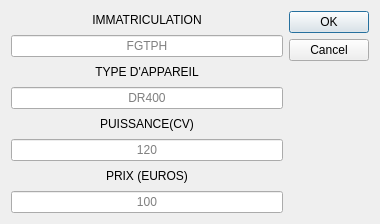
<?xml version="1.0" encoding="UTF-8"?>
<ui version="4.0">
 <class>insertDialogu</class>
 <widget class="QDialog" name="insertDialogu">
  <property name="geometry">
   <rect>
    <x>0</x>
    <y>0</y>
    <width>380</width>
    <height>224</height>
   </rect>
  </property>
  <property name="windowTitle">
   <string>Dialog</string>
  </property>
  <layout class="QHBoxLayout" name="horizontalLayout">
   <item>
    <layout class="QVBoxLayout" name="verticalLayout">
     <item>
      <widget class="QLabel" name="label">
       <property name="layoutDirection">
        <enum>Qt::LeftToRight</enum>
       </property>
       <property name="autoFillBackground">
        <bool>true</bool>
       </property>
       <property name="text">
        <string>IMMATRICULATION</string>
       </property>
       <property name="alignment">
        <set>Qt::AlignCenter</set>
       </property>
       <property name="buddy">
        <cstring>lineEdit</cstring>
       </property>
      </widget>
     </item>
     <item>
      <widget class="QLineEdit" name="lineEdit">
       <property name="alignment">
        <set>Qt::AlignCenter</set>
       </property>
       <property name="placeholderText">
        <string>FGTPH</string>
       </property>
      </widget>
     </item>
     <item>
      <widget class="QLabel" name="label_2">
       <property name="text">
        <string>TYPE D'APPAREIL</string>
       </property>
       <property name="alignment">
        <set>Qt::AlignCenter</set>
       </property>
       <property name="buddy">
        <cstring>lineEdit_2</cstring>
       </property>
      </widget>
     </item>
     <item>
      <widget class="QLineEdit" name="lineEdit_2">
       <property name="text">
        <string/>
       </property>
       <property name="alignment">
        <set>Qt::AlignCenter</set>
       </property>
       <property name="placeholderText">
        <string>DR400</string>
       </property>
      </widget>
     </item>
     <item>
      <widget class="QLabel" name="label_3">
       <property name="text">
        <string>PUISSANCE(CV)</string>
       </property>
       <property name="alignment">
        <set>Qt::AlignCenter</set>
       </property>
       <property name="buddy">
        <cstring>lineEdit_3</cstring>
       </property>
      </widget>
     </item>
     <item>
      <widget class="QLineEdit" name="lineEdit_3">
       <property name="alignment">
        <set>Qt::AlignCenter</set>
       </property>
       <property name="placeholderText">
        <string>120</string>
       </property>
      </widget>
     </item>
     <item alignment="Qt::AlignHCenter">
      <widget class="QLabel" name="label_prix">
       <property name="text">
        <string>PRIX (EUROS)</string>
       </property>
      </widget>
     </item>
     <item>
      <widget class="QLineEdit" name="lineEdit_prix_avion">
       <property name="alignment">
        <set>Qt::AlignCenter</set>
       </property>
       <property name="placeholderText">
        <string>100</string>
       </property>
      </widget>
     </item>
    </layout>
   </item>
   <item>
    <widget class="QDialogButtonBox" name="buttonBox">
     <property name="orientation">
      <enum>Qt::Vertical</enum>
     </property>
     <property name="standardButtons">
      <set>QDialogButtonBox::Cancel|QDialogButtonBox::Ok</set>
     </property>
    </widget>
   </item>
  </layout>
 </widget>
 <resources/>
 <connections>
  <connection>
   <sender>buttonBox</sender>
   <signal>accepted()</signal>
   <receiver>insertDialogu</receiver>
   <slot>accept()</slot>
   <hints>
    <hint type="sourcelabel">
     <x>248</x>
     <y>254</y>
    </hint>
    <hint type="destinationlabel">
     <x>157</x>
     <y>274</y>
    </hint>
   </hints>
  </connection>
  <connection>
   <sender>buttonBox</sender>
   <signal>rejected()</signal>
   <receiver>insertDialogu</receiver>
   <slot>reject()</slot>
   <hints>
    <hint type="sourcelabel">
     <x>316</x>
     <y>260</y>
    </hint>
    <hint type="destinationlabel">
     <x>286</x>
     <y>274</y>
    </hint>
   </hints>
  </connection>
 </connections>
</ui>
